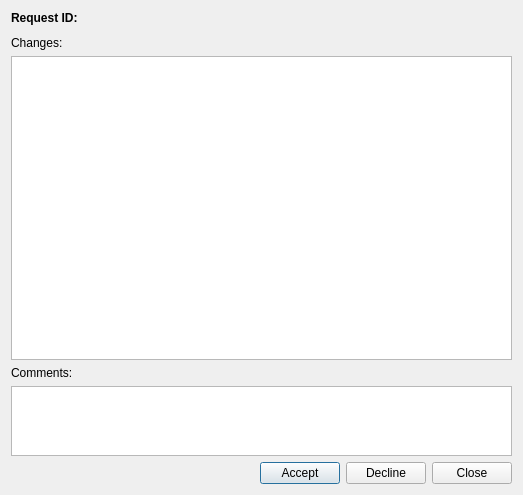
<?xml version="1.0" encoding="UTF-8"?>
<ui version="4.0">
 <class>RequestStateEditor</class>
 <widget class="QDialog" name="RequestStateEditor">
  <property name="geometry">
   <rect>
    <x>0</x>
    <y>0</y>
    <width>523</width>
    <height>495</height>
   </rect>
  </property>
  <property name="windowTitle">
   <string>Request State Change</string>
  </property>
  <layout class="QVBoxLayout" name="verticalLayout">
   <item>
    <widget class="QLabel" name="requestIdLabel">
     <property name="font">
      <font>
       <weight>75</weight>
       <bold>true</bold>
      </font>
     </property>
     <property name="text">
      <string>Request ID:</string>
     </property>
    </widget>
   </item>
   <item>
    <spacer name="verticalSpacer">
     <property name="orientation">
      <enum>Qt::Vertical</enum>
     </property>
     <property name="sizeType">
      <enum>QSizePolicy::Minimum</enum>
     </property>
     <property name="sizeHint" stdset="0">
      <size>
       <width>20</width>
       <height>5</height>
      </size>
     </property>
    </spacer>
   </item>
   <item>
    <widget class="QLabel" name="diffLabel">
     <property name="text">
      <string>Changes:</string>
     </property>
    </widget>
   </item>
   <item>
    <widget class="QTextBrowser" name="diffTextBrowser">
     <property name="sizePolicy">
      <sizepolicy hsizetype="Expanding" vsizetype="Expanding">
       <horstretch>0</horstretch>
       <verstretch>0</verstretch>
      </sizepolicy>
     </property>
     <property name="frameShadow">
      <enum>QFrame::Plain</enum>
     </property>
    </widget>
   </item>
   <item>
    <widget class="QLabel" name="commentsLabel">
     <property name="text">
      <string>Comments:</string>
     </property>
    </widget>
   </item>
   <item>
    <widget class="QTextBrowser" name="commentsTextBrowser">
     <property name="sizePolicy">
      <sizepolicy hsizetype="Expanding" vsizetype="Expanding">
       <horstretch>0</horstretch>
       <verstretch>0</verstretch>
      </sizepolicy>
     </property>
     <property name="minimumSize">
      <size>
       <width>0</width>
       <height>0</height>
      </size>
     </property>
     <property name="maximumSize">
      <size>
       <width>16777215</width>
       <height>70</height>
      </size>
     </property>
     <property name="inputMethodHints">
      <set>Qt::ImhNone</set>
     </property>
     <property name="undoRedoEnabled">
      <bool>true</bool>
     </property>
     <property name="readOnly">
      <bool>false</bool>
     </property>
    </widget>
   </item>
   <item>
    <layout class="QHBoxLayout" name="horizontalLayout">
     <property name="sizeConstraint">
      <enum>QLayout::SetDefaultConstraint</enum>
     </property>
     <item>
      <spacer name="horizontalSpacer">
       <property name="orientation">
        <enum>Qt::Horizontal</enum>
       </property>
       <property name="sizeHint" stdset="0">
        <size>
         <width>40</width>
         <height>20</height>
        </size>
       </property>
      </spacer>
     </item>
     <item>
      <widget class="QPushButton" name="acceptPushButton">
       <property name="sizePolicy">
        <sizepolicy hsizetype="Fixed" vsizetype="Fixed">
         <horstretch>0</horstretch>
         <verstretch>0</verstretch>
        </sizepolicy>
       </property>
       <property name="layoutDirection">
        <enum>Qt::LeftToRight</enum>
       </property>
       <property name="text">
        <string>Accept</string>
       </property>
       <property name="icon">
        <iconset resource="application.qrc">
         <normaloff>:/icons/dialog-ok-apply.png</normaloff>:/icons/dialog-ok-apply.png</iconset>
       </property>
      </widget>
     </item>
     <item>
      <widget class="QPushButton" name="declinePushButton">
       <property name="sizePolicy">
        <sizepolicy hsizetype="Fixed" vsizetype="Fixed">
         <horstretch>0</horstretch>
         <verstretch>0</verstretch>
        </sizepolicy>
       </property>
       <property name="text">
        <string>Decline</string>
       </property>
       <property name="icon">
        <iconset resource="application.qrc">
         <normaloff>:/icons/dialog-cancel.png</normaloff>:/icons/dialog-cancel.png</iconset>
       </property>
      </widget>
     </item>
     <item>
      <widget class="QPushButton" name="closePushButton">
       <property name="text">
        <string>Close</string>
       </property>
       <property name="icon">
        <iconset resource="application.qrc">
         <normaloff>:/icons/application-exit.png</normaloff>:/icons/application-exit.png</iconset>
       </property>
      </widget>
     </item>
    </layout>
   </item>
  </layout>
 </widget>
 <resources>
  <include location="application.qrc"/>
 </resources>
 <connections>
  <connection>
   <sender>closePushButton</sender>
   <signal>clicked()</signal>
   <receiver>RequestStateEditor</receiver>
   <slot>close()</slot>
   <hints>
    <hint type="sourcelabel">
     <x>473</x>
     <y>375</y>
    </hint>
    <hint type="destinationlabel">
     <x>261</x>
     <y>197</y>
    </hint>
   </hints>
  </connection>
 </connections>
</ui>
